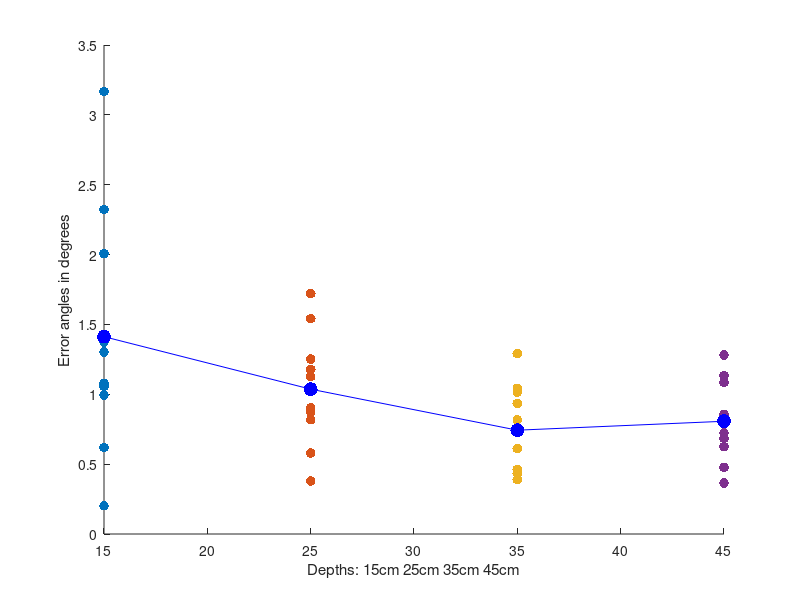
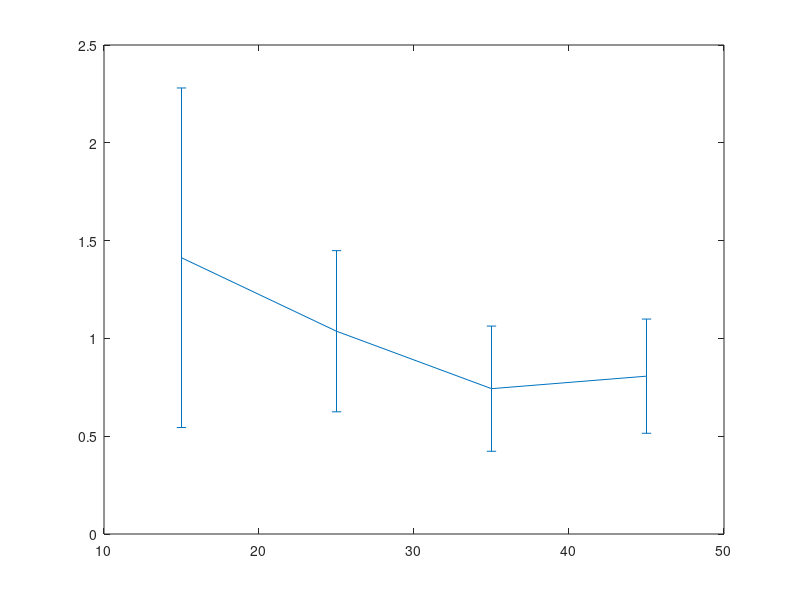

Here is the MATLAB script that generated these plots, in order: (Note: this script raises an error after producing the figures.)
errors_15=[2.322640285
2.006987891
0.619317709
0.201762799
3.167050768
1.302923762
1.078838687
1.056496934
0.994511327
1.373080672
];
x_15=[15
    15
    15
    15
    15
    15
    15
    15
    15
    15];
errors_25=[1.251750912
1.177737743
0.81733617
0.871866353
0.579495804
0.379489368
1.541004374
1.720430973
1.125413377
0.902381734
];
x_25=[25
    25
    25
    25
    25
    25
    25
    25
    25
    25];
errors_35=[0.433582576
0.462138108
0.433925677
0.817391763
1.015201977
0.934208881
1.29104588
1.043684478
0.610634778
0.388546924
];
x_35=[35
    35
    35
    35
    35
    35
    35
    35
    35
    35];
errors_45=[0.837783643
1.132842292
0.683952281
0.625474969
1.084097539
1.282288493
0.364442983
0.724346681
0.477059498
0.856957617
];
x_45=[45
    45
    45
    45
    45
    45
    45
    45
    45
    45];
averages=[1.412361083,1.036690681,0.743036104,0.8069246];
x_averages=[15,25,35,45];
sz = 50;
figure
scatter(x_15',errors_15',sz,'filled');
xlabel('Depths: 15cm 25cm 35cm 45cm')
ylabel('Error angles in degrees')
hold on
scatter(x_25',errors_25',sz,'filled');
scatter(x_35',errors_35',sz,'filled');
scatter(x_45',errors_45',sz,'filled');
plot(x_averages,averages,'-b');
scatter(x_averages,averages,100,'b','filled');
hold off
figure
err = [.868 .412 .320 .292];
e=errorbar(x_averages,averages,err);
e.Color = 'blue';
%e.CapSise = 20;
e.Marker = 'o';
xlabel('Depths: 15cm 25cm 35cm 45cm')
ylabel('Error angles in degrees')
figure
xx = [errors_15 errors_25 errors_35 errors_45];
boxplot(xx,x_averages)
xlabel('Depths: 15cm 25cm 35cm 45cm')
ylabel('Error angles in degrees')